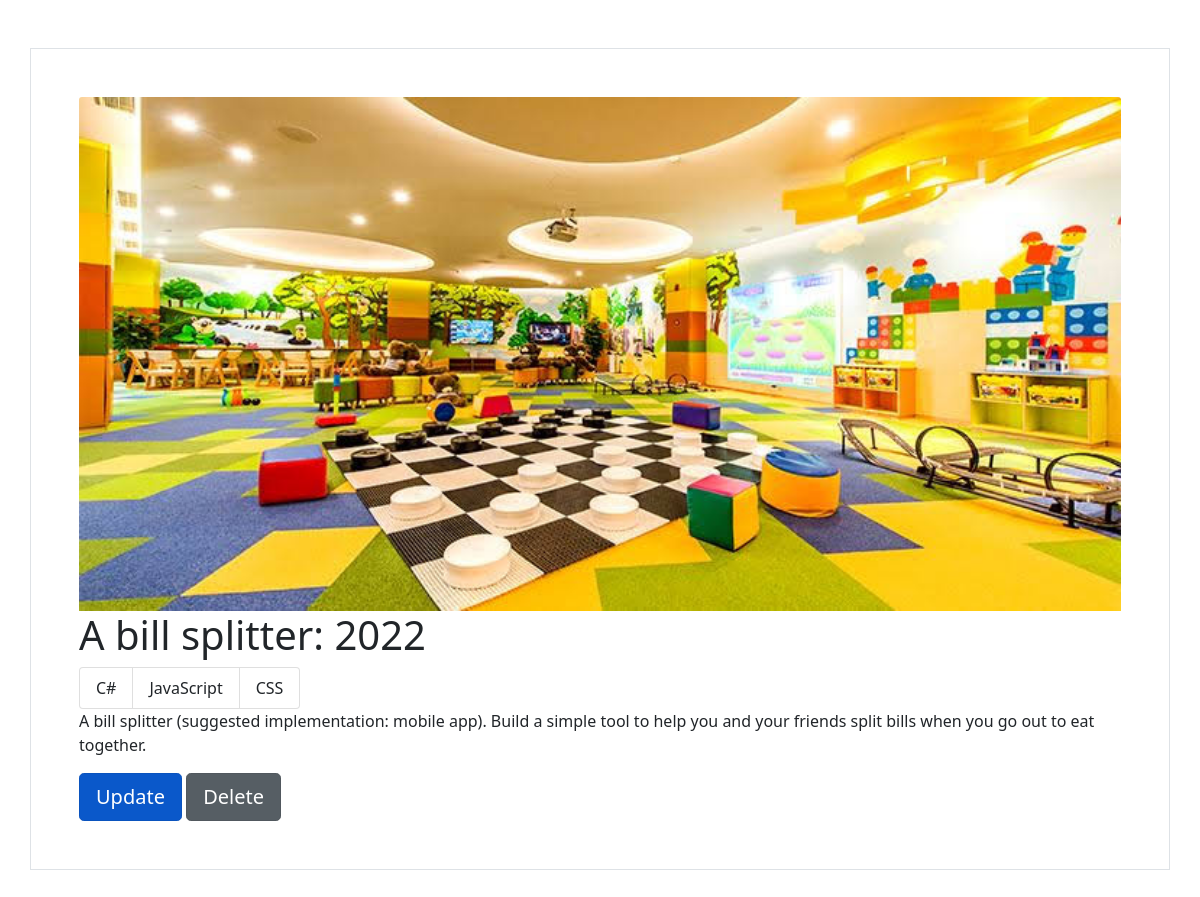
Screenshot of /project/ec5ac8d8-f59e-4060-93d8-0a628881598a/ with the database file from the repository.
### project/models.py (models this page shows, shortened)
class Project(models.Model):
    id = models.UUIDField(default=uuid.uuid4, editable=False, null=False, blank=False, primary_key=True)
    title = models.CharField(null=False, blank=False, max_length=200)
    description = models.TextField(null=True, blank=True)
    featured_image = models.ImageField(null=True, blank=True, default='Design.JPG', upload_to='static/images/')
    demo_link = models.CharField(null=True, blank=True, max_length=200)
    source_code = models.CharField(null=True, blank=True, max_length=200)
    created = models.DateTimeField(auto_now_add=True)
    tags = models.ManyToManyField('Tag', blank=True)

class Tag(models.Model):
    id = models.UUIDField(default=uuid.uuid4, editable=False, null=False, blank=False, primary_key=True)
    name = models.CharField(max_length=200, blank=True, null=True)

### project/views.py (the view)
# urls.py: path('', include('project.urls')),
def project(request, pk):
    project = Project.objects.get(id=pk)
    tags = project.tags.all()
    context = {"project":project, 'tags':tags}
    return render(request, 'project/project.html', context)

### project/templates/project/project.html (shortened to what this page needs)
<!DOCTYPE html>
{% load static %}
<html lang="en">
  <head>
    <link
      href="https://cdn.jsdelivr.net/npm/bootstrap@5.1.3/dist/css/bootstrap.min.css"
      rel="stylesheet"
    />
  </head>
  <body>
    <div class="container p-5 my-5 border">
      {% if project.featured_image %}
      <img src="{{project.featured_image.url}}" class="card-img-top" alt="" />
      {% else %}
      <img src="{% static 'images/b.jpeg' %}" class="card-img-top" alt="" />
      {% endif %}
      <h1>{{project.title}}</h1>
      <ul class="list-group list-group-horizontal">
        {% for tag in tags %}
        <li class="list-group-item">{{tag.name}}</li>
        {% endfor %}
      </ul>
      <p>{{project.description}}</p>
      <a
        href="{% url 'update-project' project.id %}"
        class="btn btn-primary btn-lg active"
        role="button"
        aria-pressed="true"
        >Update</a
      >
      <a
        href="{% url 'delete-project' project.id %}"
        class="btn btn-secondary btn-lg active"
        role="button"
        aria-pressed="true"
        >Delete</a
      >
    </div>
  </body>
</html>

### rows the page displays
Project: featured_image (picture), title "A bill splitter: 2022", description "A bill splitter (suggested implementation: mobile app). Build a simple tool to help you and your friends split bills when you go out to eat together."
Tag: name "C#"
Tag: name "JavaScript"
Tag: name "CSS"
